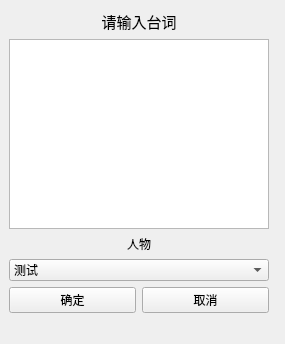
<?xml version="1.0" encoding="UTF-8"?>
<ui version="4.0">
 <class>dialogAdd</class>
 <widget class="QWidget" name="dialogAdd">
  <property name="windowModality">
   <enum>Qt::ApplicationModal</enum>
  </property>
  <property name="geometry">
   <rect>
    <x>0</x>
    <y>0</y>
    <width>285</width>
    <height>344</height>
   </rect>
  </property>
  <property name="windowTitle">
   <string>台词添加</string>
  </property>
  <widget class="QWidget" name="layoutWidget">
   <property name="geometry">
    <rect>
     <x>9</x>
     <y>10</y>
     <width>260</width>
     <height>303</height>
    </rect>
   </property>
   <layout class="QVBoxLayout" name="verticalLayout_2">
    <item>
     <layout class="QVBoxLayout" name="verticalLayout">
      <item>
       <widget class="QLabel" name="labelDialogInput">
        <property name="font">
         <font>
          <pointsize>11</pointsize>
         </font>
        </property>
        <property name="text">
         <string>请输入台词</string>
        </property>
        <property name="alignment">
         <set>Qt::AlignCenter</set>
        </property>
       </widget>
      </item>
      <item>
       <widget class="QPlainTextEdit" name="DialogInput">
        <property name="cursor" stdset="0">
         <cursorShape>IBeamCursor</cursorShape>
        </property>
       </widget>
      </item>
      <item>
       <widget class="QLabel" name="labelChar01">
        <property name="text">
         <string>人物</string>
        </property>
        <property name="alignment">
         <set>Qt::AlignCenter</set>
        </property>
       </widget>
      </item>
      <item>
       <widget class="QComboBox" name="comboBoxCharacter">
        <property name="tabletTracking">
         <bool>false</bool>
        </property>
        <item>
         <property name="text">
          <string>测试</string>
         </property>
        </item>
       </widget>
      </item>
     </layout>
    </item>
    <item>
     <layout class="QHBoxLayout" name="horizontalLayout">
      <item>
       <widget class="QPushButton" name="btnDialogEditDefine">
        <property name="text">
         <string>确定</string>
        </property>
       </widget>
      </item>
      <item>
       <widget class="QPushButton" name="btnDialogEditExit">
        <property name="text">
         <string>取消</string>
        </property>
       </widget>
      </item>
     </layout>
    </item>
   </layout>
  </widget>
 </widget>
 <resources/>
 <connections/>
</ui>
